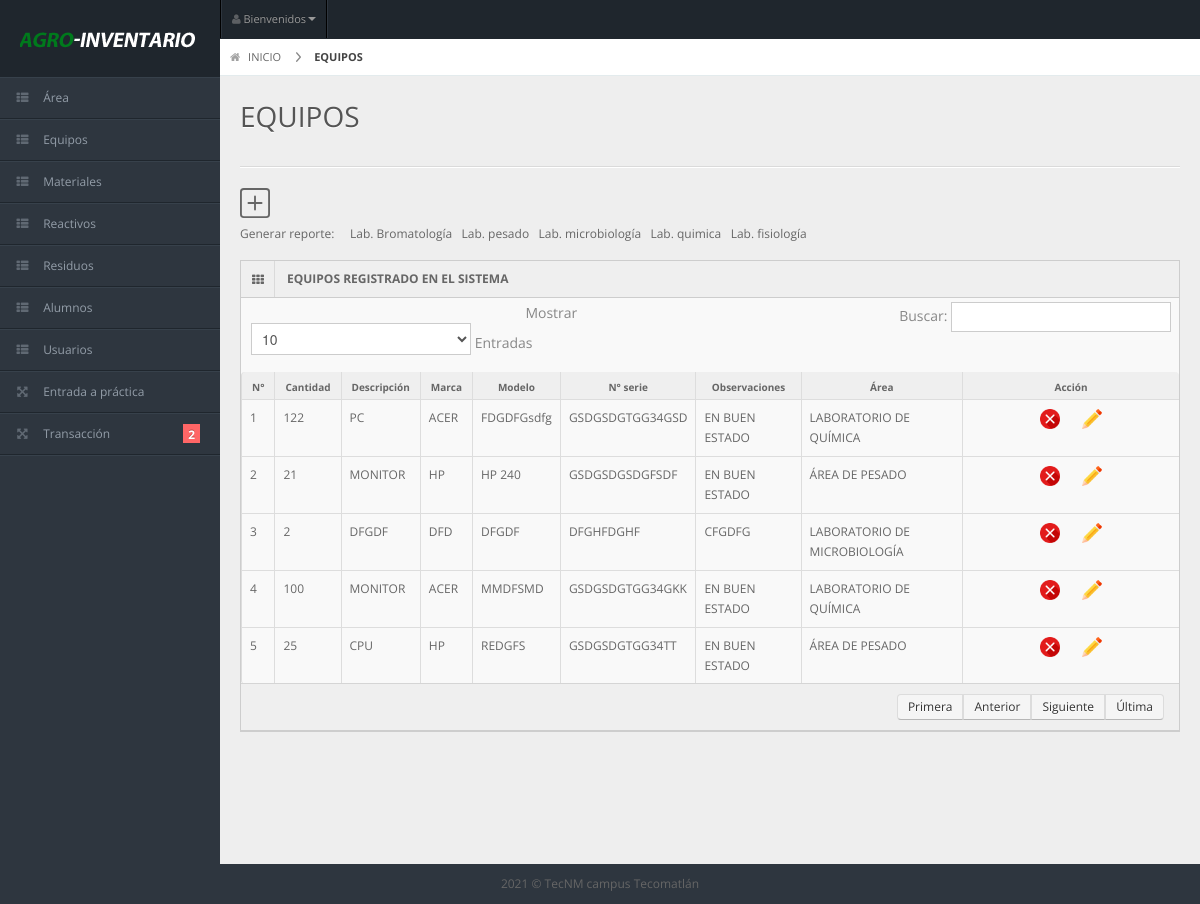
Page /l_equipos.php (signed in) on the committed database.
### tables this page shows
CREATE TABLE `equipos` (
  `id_equipo` int(11) NOT NULL,
  `n_serie` varchar(30) NOT NULL,
  `descripcion` varchar(50) DEFAULT NULL,
  `marca` varchar(30) DEFAULT NULL,
  `modelo` varchar(30) DEFAULT NULL,
  `cantidad` int(11) DEFAULT NULL,
  `observaciones` varchar(30) NOT NULL,
  `idarea` int(11) NOT NULL
);

CREATE TABLE `area` (
  `idarea` int(11) NOT NULL,
  `nombrearea` varchar(60) DEFAULT NULL,
  `responsable` varchar(60) DEFAULT NULL
);

### l_equipos.php (the view, shortened to what this page needs)
 <?php
 if ($_SESSION['validar'] ==1) {
?>
<!DOCTYPE html>
<?php
  require_once 'connect.php';
?>
<html lang="en">
<head>
  <link rel="stylesheet" href="css/bootstrap.min.css" />
  <link rel="stylesheet" href="css/bootstrap-responsive.min.css" />
  <link rel="stylesheet" href="css/uniform.css" />
  <link rel="stylesheet" href="css/select2.css" />
  <link rel="stylesheet" href="css/matrix-style.css" />
  <link rel="stylesheet" href="css/matrix-media.css" />
  <link href="font-awesome/css/font-awesome.css" rel="stylesheet" />
</head>
<body>
  <?php
  include('menu.php');
  ?>
  <div id="content">
    <div id="content-header">
      <div id="breadcrumb"> <a href="index.php" title="Go to Home" class="tip-bottom"><i class="icon-home"></i> INICIO</a> <a href="#" class="current">EQUIPOS</a> </div>
      <h1>EQUIPOS</h1>
    </div>
    <div class="container-fluid">
      <hr>
      <div class="row-fluid">
        <div class="span12">
         <a href="equipos.php"></a>
          <p> Generar reporte: &nbsp; &nbsp;
          <a href="pdf_e_bromato.php" target="_blank" >Lab. Bromatología</a>
          <a href="pdf_e_pesado.php" target="_blank" >Lab. pesado</a>
          <a href="pdf_e_micro.php" target="_blank" >Lab. microbiología</a>
          <a href="pdf_e_quimi.php" target="_blank" >Lab. quimica</a>
          <a href="pdf_e_fisio.php" target="_blank" >Lab. fisiología</a></p>
          <div class="widget-box">
            <div class="widget-title"> <span class="icon"><i class="icon-th"></i></span>
              <h5>EQUIPOS REGISTRADO EN EL SISTEMA</p>
            </div>
            <div class="widget-content nopadding">
              <table class="table table-bordered data-table">
                <thead>
                  <tr>
                    <th>N°</th>
                    <th>Cantidad</th>
                    <th>Descripción</th>
                    <th>Marca</th>
                    <th>Modelo</th>
                    <th>N° serie</th>
                    <th>Observaciones</th>
                    <th>Área</th>
                    <th>Acción</th>
                  </tr>
                </thead>
                <tbody>
                  <?php
                  $qequipos = $conn->query("select equipos.id_equipo, equipos.cantidad, equipos.descripcion, equipos.marca, equipos.modelo, equipos.n_serie, equipos.observaciones, area.nombrearea
                   from equipos
                   inner join area on  area.idarea = equipos.idarea") or die(mysqli_error());
                  $count = 0;
                  while($fila = $qequipos->fetch_array()){
                   $count++;
                  ?>
                  <tr>
                    <td><?php echo $count; ?></td>
                    <td><?php echo $fila['cantidad']?></td>
                    <td><?php echo $fila['descripcion']?></td>
                    <td><?php echo $fila['marca']?></td>
                    <td><?php echo $fila['modelo']?></td>
                    <td><?php echo $fila['n_serie']?></td>
                    <td><?php echo $fila['observaciones']?></td>
                    <td><?php echo $fila['nombrearea']?></td>
                    <td style="text-align: center; width: 200px;" >
                      <a onclick="preguntar(<?php echo $fila['id_equipo']?>)"><img src="img/boton-x.png"  width="20" height="20" border=0/> </a>
                      <?php echo "<a href='actualizar_equipo.php?id_equipo=".$fila['id_equipo']."'> <img src='img/boton-editar.png'  width='20' height='20' border=0/> </a>"; ?>
                    </td>
                  </tr>
                  <?php
                }
                ?>
              </tbody>
            </table>
          </div>
        </div>
      </div>
    </div>
  </div>
</div>
<div class="row-fluid">
  <div id="footer" class="span12"> 2021 &copy; TecNM campus Tecomatlán</a> </div>
</div>
</body>
</html>
<?php
}else{
  header("location:Login.php");
}
?>

### css/matrix-style.css (style rules this page uses)
* { outline:none !important; -moz-outline: none !important; }
html, body { height:100% }
body { overflow-x: hidden; margin-top: -10px; font-family: 'Open Sans', sans-serif; font-size:12px; color:#666; }
a { color:#666; }
select, textarea, input[type="text"], input[type="password"], input[type="datetime"], input[type="datetime-local"], input[type="date"], input[type="month"], input[type="time"], input[type="week"], input[type="number"], input[type="email"], input[type="url"], input[type="search"], input[type="tel"], input[type="color"], .uneditable-input, .label, .dropdown-menu, .btn, .well, .progress, .table-bordered, .btn-group > .btn:first-child, .btn-group > .btn:last-child, .btn-group > .btn:last-child, .btn-group > .dropdown-toggle, .alert { border-radius:0px; }
#footer { padding:10px; text-align:center; }
hr { border-top-color:#dadada; }
#content { background: none repeat scroll 0 0 #eeeeee; margin-left: 220px; margin-right: 0; padding-bottom: 25px; position: relative; min-height:100%; width: auto; }
#content-header { position: abslute; width: 100%; margin-top: -38px; z-index: 20; }
#content-header h1 { color: #555555; font-size: 28px; font-weight: normal; float: none; text-shadow: 0 1px 0 #ffffff; margin-left: 20px; position: relative; }
#content-header h1, #content-header .btn-group { margin-top: 20px; }
#breadcrumb { background-color: #fff; border-bottom: 1px solid #e3ebed; }
#breadcrumb a { padding: 8px 20px 8px 10px; display: inline-block; background-image: url('../img/breadcrumb.png'); background-position: center right; background-repeat: no-repeat; font-size: 11px; color: #666666; }
#breadcrumb a:last-child { background-image:none; }
#breadcrumb a.current { font-weight: bold; color: #444444; }
#breadcrumb a i { margin-right: 5px; opacity: .6; }
.stat-boxes .peity_bar_good, .stat-boxes .peity_line_good, { color: #459D1C; }
.widget-box { background: none repeat scroll 0 0 #F9F9F9; border-left: 1px solid #CDCDCD; border-top: 1px solid #CDCDCD; border-right: 1px solid #CDCDCD; clear: both; margin-top: 16px; margin-bottom: 16px; position: relative; }
.widget-title, .modal-header, .table th, div.dataTables_wrapper .ui-widget-header { background:#efefef; border-bottom: 1px solid #CDCDCD; height: 36px; }
.widget-title span.icon { padding: 9px 10px 7px 11px; float: left; border-right:1px solid #dadada; }
.widget-title h5 { color: #666; float: left; font-size: 12px; font-weight: bold; padding: 12px; line-height: 12px; margin: 0; }
.widget-content { padding:15px; border-bottom: 1px solid #cdcdcd; }
.table th { height: auto; font-size: 10px; padding: 5px 10px 2px; border-bottom: 0; text-align: center; color: #666666; }
.nopadding { padding: 0 !important; }
.nopadding .table { margin-bottom: 0; }
.nopadding .table-bordered { border: 0; }

### css/matrix-media.css (style rules this page uses)
body { background:#2E363F; }

### rows in the picture
equipos: cantidad "122", descripcion "PC", marca "ACER", modelo "FDGDFGsdfg", n_serie "GSDGSDGTGG34GSD", observaciones "EN BUEN ESTADO", idarea.nombrearea "LABORATORIO DE QUÍMICA"
equipos: cantidad "21", descripcion "MONITOR", marca "HP", modelo "HP 240", n_serie "GSDGSDGSDGFSDF", observaciones "EN BUEN ESTADO", idarea.nombrearea "ÁREA DE PESADO"
equipos: cantidad "2", descripcion "DFGDF", marca "DFD", modelo "DFGDF", n_serie "DFGHFDGHF", observaciones "CFGDFG", idarea.nombrearea "LABORATORIO DE MICROBIOLOGÍA"
equipos: cantidad "100", descripcion "MONITOR", marca "ACER", modelo "MMDFSMD", n_serie "GSDGSDGTGG34GKK", observaciones "EN BUEN ESTADO", idarea.nombrearea "LABORATORIO DE QUÍMICA"
equipos: cantidad "25", descripcion "CPU", marca "HP", modelo "REDGFS", n_serie "GSDGSDGTGG34TT", observaciones "EN BUEN ESTADO", idarea.nombrearea "ÁREA DE PESADO"
